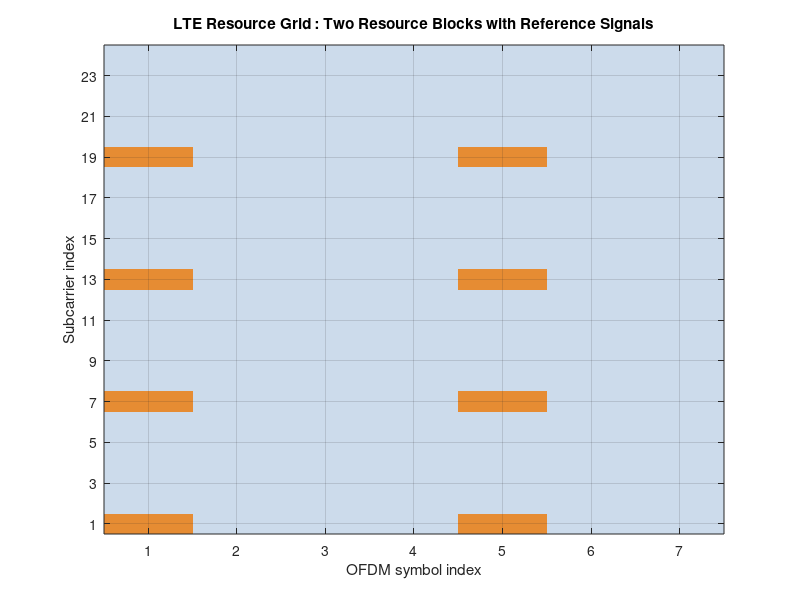
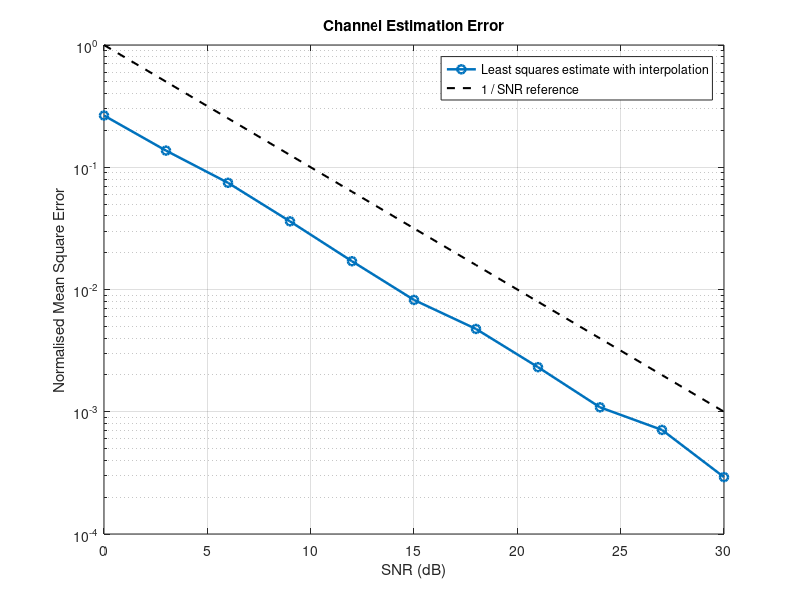
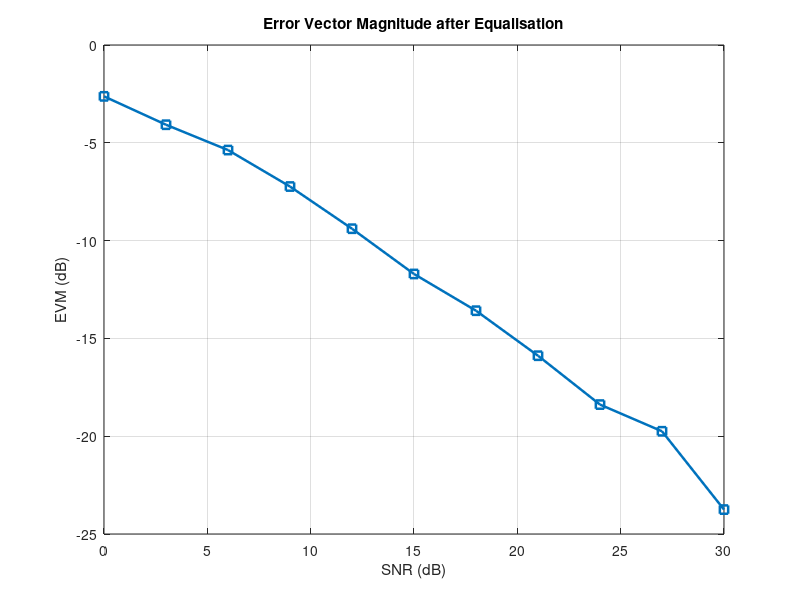
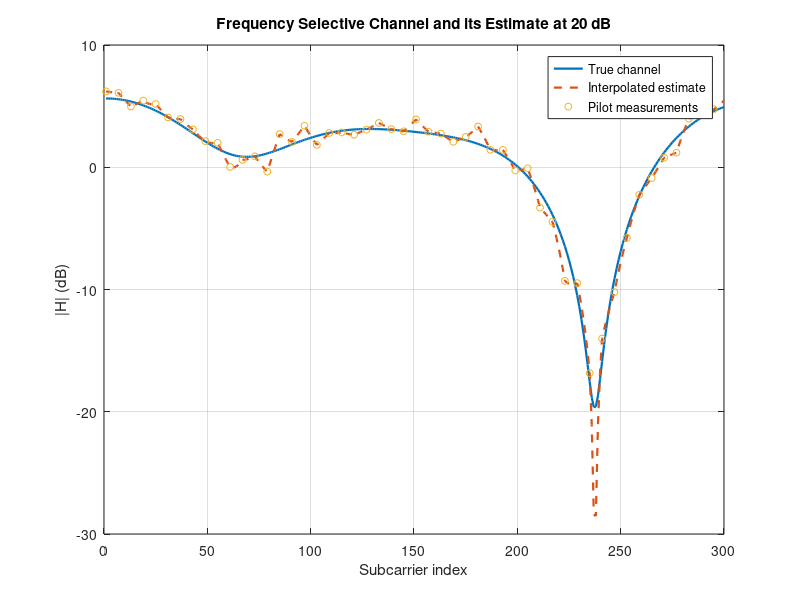

MATLAB code for these plots, in order:
% Experiment 11 : LTE Resource Grid, Pilot Insertion and Channel Estimation
clc; clear; close all;
randn('state',11); rand('state',11);

%% Parameters
Nsc    = 12;           % subcarriers per resource block
Nsym   = 7;            % OFDM symbols per slot, normal cyclic prefix
Nrb    = 25;           % resource blocks (5 MHz LTE)
df     = 15e3;         % subcarrier spacing (Hz)
Nfft   = 512;
pilotK = 6;            % pilot spacing in frequency (subcarriers)
pilotL = [1 5];        % pilot positions in time (symbol index)
snr_dB = 0:3:30;
Nslot  = 200;

Ntot  = Nrb*Nsc;
BW    = Ntot*df;
Tslot = 0.5e-3;

fprintf('Subcarrier spacing          = %.1f kHz\n',df/1000);
fprintf('Resource blocks             = %d\n',Nrb);
fprintf('Occupied subcarriers        = %d\n',Ntot);
fprintf('Occupied bandwidth          = %.3f MHz\n',BW/1e6);
fprintf('Symbols per slot            = %d\n',Nsym);
fprintf('Slot duration               = %.2f ms\n',Tslot*1e3);
fprintf('Resource elements per slot = %d\n',Ntot*Nsym);
fprintf('Pilot spacing in frequency = %d subcarriers\n',pilotK);
fprintf('Pilot symbols per slot      = %d of %d\n',numel(pilotL),Nsym);
pilotFrac = (numel(pilotL)*ceil(Ntot/pilotK))/(Ntot*Nsym);
fprintf('Pilot overhead              = %.2f %%\n\n',100*pilotFrac);

%% Coherence bandwidth check
tauRMS = 0.5e-6;                         % rms delay spread (s)
Bc     = 1/(5*tauRMS);
fprintf('Assumed rms delay spread   = %.2f us\n',tauRMS*1e6);
fprintf('Coherence bandwidth        = %.1f kHz\n',Bc/1000);
fprintf('Pilot spacing in frequency = %.1f kHz\n',pilotK*df/1000);
if pilotK*df < Bc
    fprintf('Pilot spacing is inside the coherence bandwidth, so linear\n');
    fprintf('interpolation between pilots is valid.\n\n');
else
    fprintf('Pilot spacing exceeds the coherence bandwidth. Interpolation\n');
    fprintf('will fail and the estimate will be biased.\n\n');
end

%% Channel estimation performance
pidx = 1:pilotK:Ntot;
mse  = zeros(size(snr_dB));
evm  = zeros(size(snr_dB));
for k = 1:numel(snr_dB)
    snr = 10^(snr_dB(k)/10);
    e   = 0; ev = 0;
    for m = 1:Nslot
        hd = (randn(1,6)+1j*randn(1,6)).*exp(-(0:5)/3)/sqrt(2);
        H  = fft(hd,Nfft); H = H(1:Ntot);
        Hg = repmat(H.',1,Nsym);

        b  = randi([0 1],2,Ntot*Nsym);
        X  = reshape(((1-2*b(1,:))+1j*(1-2*b(2,:)))/sqrt(2),Ntot,Nsym);
        X(pidx,pilotL) = (1+1j)/sqrt(2);

        N  = (randn(Ntot,Nsym)+1j*randn(Ntot,Nsym))/sqrt(2*snr);
        Y  = Hg.*X + N;

        Hp   = Y(pidx,pilotL)./X(pidx,pilotL);
        Hp   = mean(Hp,2);
        He   = interp1(pidx,Hp,1:Ntot,'linear','extrap').';
        Hest = repmat(He,1,Nsym);

        e  = e + mean(abs(Hest(:)-Hg(:)).^2)/mean(abs(Hg(:)).^2);
        % MMSE equalisation. Zero forcing divides by the channel and so
        % amplifies noise without limit on subcarriers in a deep fade.
        Xe = Y.*conj(Hest)./(abs(Hest).^2 + 1/snr);
        dm = setdiff(1:Nsym,pilotL);
        ev = ev + mean(abs(Xe(:,dm)-X(:,dm)).^2,'all')/mean(abs(X(:,dm)).^2,'all');
    end
    mse(k) = e/Nslot; evm(k) = sqrt(ev/Nslot);
end

fprintf('%10s %16s %14s %12s\n','SNR (dB)','Estimation MSE','EVM','EVM (dB)');
for k = 1:numel(snr_dB)
    fprintf('%10d %16.5f %14.4f %12.2f\n',snr_dB(k),mse(k),evm(k),20*log10(evm(k)));
end
fprintf('\nThe estimation error falls with signal to noise ratio until it\n');
fprintf('reaches the floor set by interpolation between pilots.\n');
fprintf('MMSE equalisation is used, since zero forcing amplifies noise\n');
fprintf('without limit on subcarriers lying in a deep fade.\n\n');

%% Figure 1 : resource grid with pilots
figure;
grid_map = zeros(Nsc*2,Nsym);
grid_map(:) = 1;
for c = pilotL
    grid_map(1:pilotK:end,c) = 2;
end
imagesc(1:Nsym,1:Nsc*2,grid_map); set(gca,'YDir','normal');
colormap([0.80 0.86 0.92;0.90 0.55 0.20]);
set(gca,'XTick',1:Nsym,'YTick',1:2:Nsc*2);
xlabel('OFDM symbol index'); ylabel('Subcarrier index');
title('LTE Resource Grid : Two Resource Blocks with Reference Signals');
grid on;

%% Figure 2 : channel estimation error
figure;
semilogy(snr_dB,mse,'o-','LineWidth',1.8); hold on;
semilogy(snr_dB,10.^(-snr_dB/10),'k--','LineWidth',1.5);
grid on; xlabel('SNR (dB)'); ylabel('Normalised Mean Square Error');
legend('Least squares estimate with interpolation','1 / SNR reference');
title('Channel Estimation Error');

%% Figure 3 : error vector magnitude
figure;
plot(snr_dB,20*log10(evm),'s-','LineWidth',1.8); grid on;
xlabel('SNR (dB)'); ylabel('EVM (dB)');
title('Error Vector Magnitude after Equalisation');

%% Figure 4 : one channel realisation against its estimate
hd = (randn(1,6)+1j*randn(1,6)).*exp(-(0:5)/3)/sqrt(2);
H  = fft(hd,Nfft); H = H(1:Ntot).';
snr = 10^(20/10);
Xp = (1+1j)/sqrt(2)*ones(numel(pidx),1);
Yp = H(pidx).*Xp + (randn(numel(pidx),1)+1j*randn(numel(pidx),1))/sqrt(2*snr);
Hp = Yp./Xp;
He = interp1(pidx,Hp,1:Ntot,'linear','extrap').';
figure;
plot(20*log10(abs(H)),'LineWidth',1.6); hold on;
plot(20*log10(abs(He)),'--','LineWidth',1.6);
plot(pidx,20*log10(abs(Hp)),'o','MarkerSize',5);
grid on; xlabel('Subcarrier index'); ylabel('|H| (dB)');
legend('True channel','Interpolated estimate','Pilot measurements');
title('Frequency Selective Channel and its Estimate at 20 dB');
